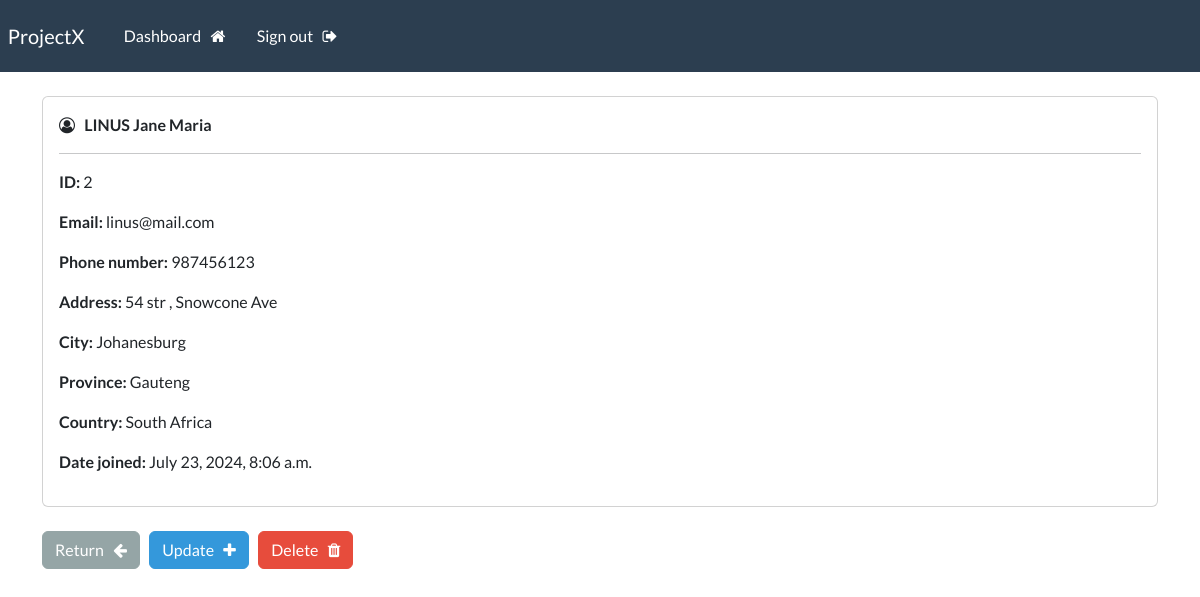
The page /record/2 (signed in) on the database its author committed.
### webapp/models.py (models this page shows, shortened)
class Record(models.Model):
    creation_date = models.DateTimeField(auto_now_add=True)
    first_name = models.CharField(max_length=100)
    last_name = models.CharField(max_length=100)
    email = models.CharField(max_length=255)
    phone = models.CharField(max_length=20)
    address=models.CharField(max_length=300)
    city = models.CharField(max_length=255)
    province = models.CharField(max_length=200)
    country = models.CharField(max_length=100)

### webapp/views.py (the view)
# urls.py: path('record/<int:pk>', views.singular_record, name="record"),
@login_required (login_url='my-login')
def singular_record(request, pk):
    all_records = Record.objects.get(id=pk)
    context = {'record': all_records}
    return render (request, 'webapp/view-record.html', context=context)

### webapp/templates/webapp/view-record.html (shortened to what this page needs)
{% extends 'webapp/base.html'%}
{% block content %}
    <div class="card">
        <div class="card-body">
            <i class="fa fa-user-circle-o" aria-hidden="true"></i> &nbsp;
            <strong>
                {{ record.last_name|upper}}
                {{ record.first_name}}
            </strong>
            <hr>
            <p> <strong> ID: </strong> {{record.id}} </p>
            <p> <strong> Email: </strong> {{record.email}} </p>
            <p> <strong> Phone number: </strong> {{record.phone}} </p>
            <p> <strong> Address: </strong> {{record.address}} </p>
            <p> <strong> City: </strong> {{record.city}} </p>
            <p> <strong> Province: </strong> {{record.province}} </p>
            <p> <strong> Country: </strong> {{record.country}} </p>
            <p> <strong> Date joined: </strong> {{record.creation_date}} </p>
        </div>
    </div>
    <br>
    <a href="{% url 'dashboard' %}" class="btn btn-secondary"> Return &nbsp; <i class="fa fa-arrow-left" aria-hidden="true"></i></a>
    <a href="{% url 'update-record' record.id %}" class="btn btn-info"> Update &nbsp; <i class="fa fa-plus" aria-hidden="true"></i></a>
    <a href="{% url '' %}" class="btn btn-danger"> Delete &nbsp; <i class="fa fa-trash" aria-hidden="true"></i></a>
{% endblock %}

### rows shown on the page
Record: last_name "LINUS", first_name "Jane Maria", id "2", email "linus@mail.com", phone "987456123", address "54 str , Snowcone Ave", city "Johanesburg", province "Gauteng", country "South Africa", creation_date "July 23, 2024, 8:06 a.m."
